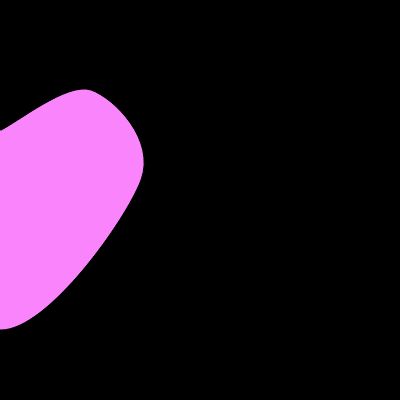
Frame 1 (no input)
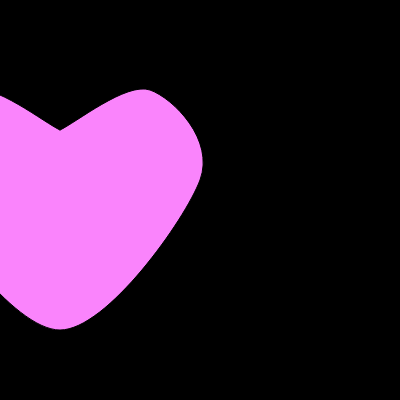
Frame 60 (no input)
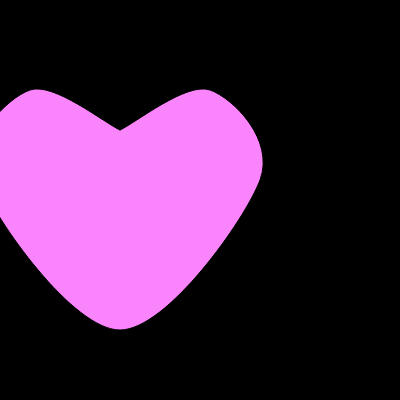
Frame 120 (the mouse pressed at the canvas centre since frame 60)

The p5.js sketch that drew these frames (run headless with seeded random() and noise() and a simulated clock; from frame 60 on, the mouse is pressed at the canvas centre):

// p5.js sketch
// ── sketch.js
let heartX;

function setup() {
  createCanvas(400, 400);
  
}

function draw() {
  background("rgb(0,0,0)");
  fill("rgba(250, 132, 252, 1)");
  push();

  let heartX = frameCount%width; 
  // frameCount increases by 1 each frame
  // loop it back to 0 when it reaches the width
  // % gives the remainder
  // 0 to 400, left to right
  // 401 - starts again from the left side

  translate(heartX-200, -20);
  drawHeart();
  pop();

}

function drawHeart() {
  beginShape();
  curveVertex(200,150);
  curveVertex(200,150);
  curveVertex(290,110);
  curveVertex(340,200);
  curveVertex(200,350);
  curveVertex(60,200);
  curveVertex(110,110);
  curveVertex(200,150);
  curveVertex(200,150);
  endShape();
}

  
  
